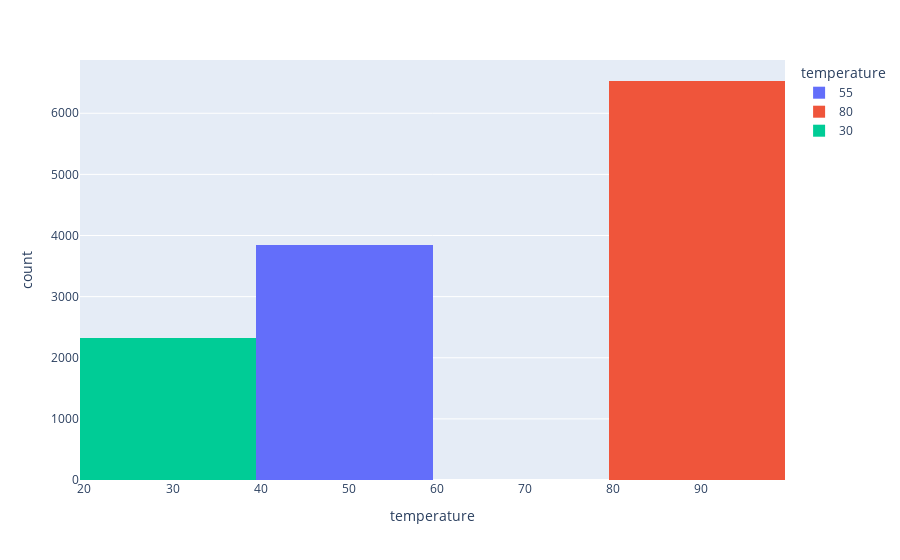

The cell this chart's notebook holds for it:
### Markdown cell above
6. Use a histogram to visualize the temperature column.

### Code cell
px.histogram(data, x='temperature', color='temperature')

### Figure 1 — Plotly figure (JSON) as saved in the notebook; plotly's stock layout.template omitted (floating-point values rounded to 4 significant figures; data arrays with more than 128 entries replaced by an {"elided": "..."} marker saying what was removed)
{"data": [{"bingroup": "x", "hovertemplate": "temperature=%{x}<br>count=%{y}<extra></extra>", "legendgroup": "55", "marker": {"color": "#636efa", "pattern": {"shape": ""}}, "name": "55", "orientation": "v", "showlegend": true, "type": "histogram", "x": {"elided": "3840 int values"}, "xaxis": "x", "yaxis": "y"}, {"bingroup": "x", "hovertemplate": "temperature=%{x}<br>count=%{y}<extra></extra>", "legendgroup": "80", "marker": {"color": "#EF553B", "pattern": {"shape": ""}}, "name": "80", "orientation": "v", "showlegend": true, "type": "histogram", "x": {"elided": "6528 int values"}, "xaxis": "x", "yaxis": "y"}, {"bingroup": "x", "hovertemplate": "temperature=%{x}<br>count=%{y}<extra></extra>", "legendgroup": "30", "marker": {"color": "#00cc96", "pattern": {"shape": ""}}, "name": "30", "orientation": "v", "showlegend": true, "type": "histogram", "x": {"elided": "2316 int values"}, "xaxis": "x", "yaxis": "y"}], "layout": {"barmode": "relative", "legend": {"title": {"text": "temperature"}, "tracegroupgap": 0}, "margin": {"t": 60}, "xaxis": {"anchor": "y", "categoryarray": [55, 80, 30], "categoryorder": "array", "domain": [0, 1], "title": {"text": "temperature"}}, "yaxis": {"anchor": "x", "domain": [0, 1], "title": {"text": "count"}}}}
